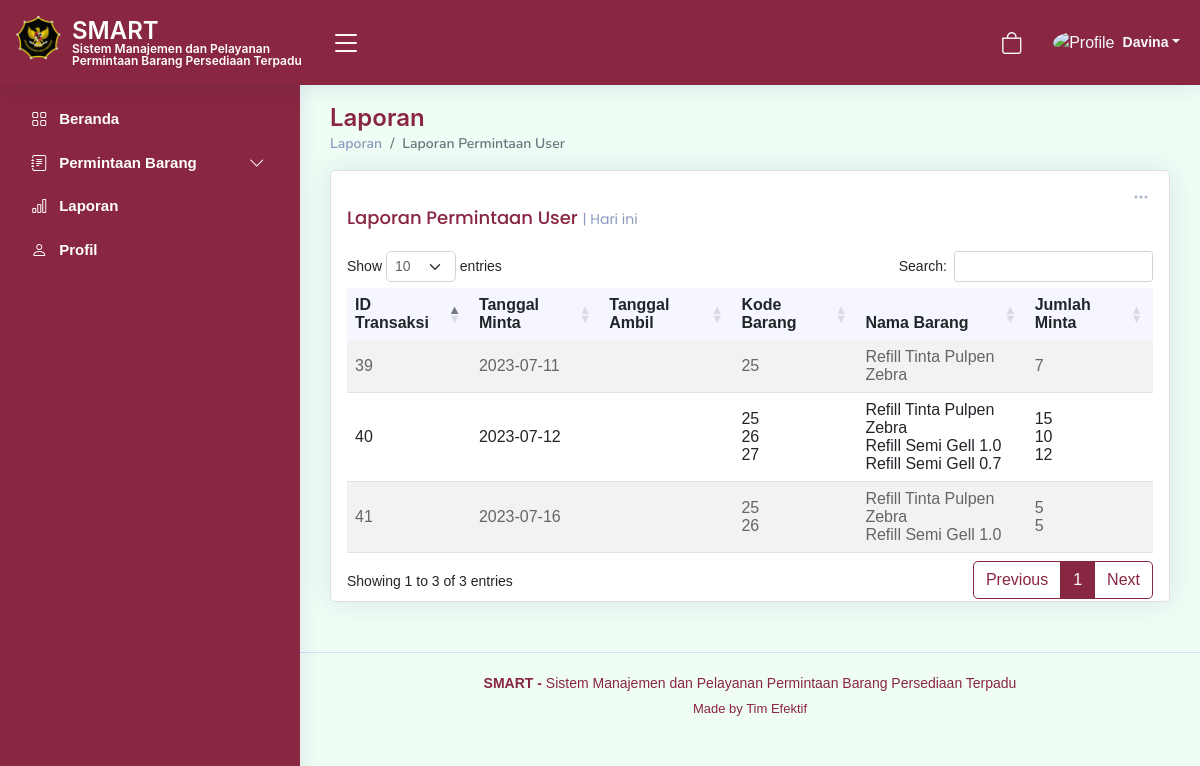
Screenshot of /laporan.php (signed in) with the database file from the repository.
### tables this page shows
CREATE TABLE `tb_order` (
  `id_transaksi` int(11) NOT NULL,
  `id_user` int(11) NOT NULL,
  `tgl_minta` date NOT NULL,
  `tgl_siap` date DEFAULT NULL,
  `status` varchar(50) NOT NULL DEFAULT 'Menunggu',
  `tgl_ambil` date DEFAULT NULL
);

### laporan.php (the view, shortened to what this page needs)
<?php
$nama_lengkap = $_SESSION['nama_lengkap'];
?>
<!DOCTYPE html>
<html lang="en">
<head>
  <link href="assets/vendor/bootstrap/css/bootstrap.min.css" rel="stylesheet">
  <link href="assets/vendor/bootstrap-icons/bootstrap-icons.css" rel="stylesheet">
  <link href="assets/vendor/boxicons/css/boxicons.min.css" rel="stylesheet">
  <link href="assets/vendor/quill/quill.snow.css" rel="stylesheet">
  <link href="assets/vendor/quill/quill.bubble.css" rel="stylesheet">
  <link href="assets/vendor/remixicon/remixicon.css" rel="stylesheet">
  <link href="assets/vendor/simple-datatables/style.css" rel="stylesheet">
  <link rel="stylesheet" href="https://cdnjs.cloudflare.com/ajax/libs/twitter-bootstrap/5.2.0/css/bootstrap.min.css">
  <link rel="stylesheet" href="https://cdn.datatables.net/1.13.4/css/dataTables.bootstrap5.min.css">
  <link href="https://cdnjs.cloudflare.com/ajax/libs/font-awesome/5.10.0/css/all.min.css" rel="stylesheet">
  <link href="https://cdn.jsdelivr.net/npm/bootstrap-icons@1.4.1/font/bootstrap-icons.css" rel="stylesheet">
  <link href="assets/css/style.css" rel="stylesheet">
  <link href="assets/css/bootstrap.min.css" rel="stylesheet">
</head>
<body>
  <header id="header" class="header fixed-top d-flex align-items-center">
    <div class="d-flex align-items-center justify-content-between">
      <a href="index.html" class="logo d-flex align-items-center">
        <img src="assets/img/logo2.png" alt="">
        <span class="htsimpan">SMART<br>
          <tb class="tbsmart">Sistem Manajemen dan Pelayanan Permintaan Barang Persediaan Terpadu</tb>
        </span>
      </a>
      <i class="bi bi-list toggle-sidebar-btn"></i>
    </div>
    <nav class="header-nav ms-auto">
      <ul class="d-flex align-items-center">
        <li class="nav-item dropdown">
          <a class="nav-link nav-icon" href="permintaanBarang.php">
            <i class="bi bi-bag"></i>
          </a>
        </li>
        <li class="nav-item dropdown pe-3">
          <a class="nav-link nav-profile d-flex align-items-center pe-0" href="#" data-bs-toggle="dropdown">
            <img src="assets/img/profile-img.jpg" alt="Profile" class="rounded-circle">
            <span class="d-none d-md-block dropdown-toggle ps-2"><?php echo $nama_lengkap; ?></span> </a>
        </li>
      </ul>
    </nav>
  </header>
  <aside id="sidebar" class="sidebar">
    <ul class="sidebar-nav" id="sidebar-nav">
      <li class="nav-item">
        <a class="nav-link " href="indexUser.php">
          <i class="bi bi-grid"></i>
          <span>Beranda</span>
        </a>
      </li>
      <li class="nav-item">
        <a class="nav-link collapsed" data-bs-target="#tables-nav" data-bs-toggle="collapse" href="#">
          <i class="bi bi-journal-text"></i><span></span>Permintaan Barang</span><i class="bi bi-chevron-down ms-auto"></i>
        </a>
      </li>
      <li class="nav-item">
        <a class="nav-link collapsed" href="laporan.php">
          <i class="bi bi-bar-chart"></i>
          <span>Laporan</span>
        </a>
      </li>
      <li class="nav-item">
        <a class="nav-link collapsed" href="profilUser.php">
          <i class="bi bi-person"></i>
          <span>Profil</span>
        </a>
      </li>
    </ul>
  </aside>
  <main id="main" class="main">
    <div class="pagetitle">
      <h1>Laporan</h1>
      <nav>
        <ol class="breadcrumb">
          <li class="breadcrumb-item"><a href="index.html">Laporan</a></li>
          <li class="breadcrumb-item active">Laporan Permintaan User</li>
        </ol>
      </nav>
    </div>
    <section class="section dashboard">
      <div class="row">
        <class="col-lg-8">
          <div class="row">
            <div class="col-12">
              <div class="card top-selling overflow-auto">
                <div class="filter">
                  <a class="icon" href="#" data-bs-toggle="dropdown"><i class="bi bi-three-dots"></i></a>
                </div>
                <div class="card-body pb-0">
                  <h5 class="card-title">Laporan Permintaan User <span>| Hari ini</span></h5>
                  <?php
                  $con = db_connect();
                  ?>
                  <table id="example" class="table table-striped" style="width:100%">
                    <thead>
                      <tr>
                        <th>ID Transaksi</th>
                        <th>Tanggal Minta</th>
                        <th>Tanggal Ambil</th>
                        <th>Kode Barang</th>
                        <th>Nama Barang</th>
                        <th>Jumlah Minta</th>
                      </tr>
                    </thead>
                    <tbody>
                      <?php
                      $query = "SELECT tb_order.id_transaksi, tb_order.tgl_minta, tb_order.tgl_ambil, tb_user.nama_lengkap,
                              GROUP_CONCAT(tb_barang.kode_barang SEPARATOR '<br>') AS kode_barang,
                              GROUP_CONCAT(tb_barang.nama SEPARATOR '<br>') AS nama_barang,
                              GROUP_CONCAT(tb_order_detail.jumlah_minta SEPARATOR '<br>') AS jumlah_minta
                              FROM tb_order
                              JOIN tb_order_detail ON tb_order.id_transaksi = tb_order_detail.id_transaksi
                              JOIN tb_barang ON tb_order_detail.id_barang = tb_barang.id_barang
                              JOIN tb_user ON tb_order.id_user = tb_user.id_user
                              GROUP BY tb_order.id_transaksi, tb_user.nama_lengkap";
                      $result = mysqli_query($con, $query);
                      while ($row = mysqli_fetch_assoc($result)) {
                        echo "<tr>";
                        echo "<td>" . $row['id_transaksi'] . "</td>";
                        echo "<td>" . $row['tgl_minta'] . "</td>";
                        echo "<td>" . $row['tgl_ambil'] . "</td>";
                        echo "<td>" . $row['kode_barang'] . "</td>";
                        echo "<td>" . $row['nama_barang'] . "</td>";
                        echo "<td>" . $row['jumlah_minta'] . "</td>";
                        echo "</tr>";
                      }
                      ?>
                    </tbody>
                  </table>
                </div>
              </div>
            </div>
          </div>
      </div>
    </section>
  </main>
  <footer id="footer" class="footer">
    <div class="copyright">
      <strong> SMART - </strong> <span>Sistem Manajemen dan Pelayanan Permintaan Barang Persediaan Terpadu</span>
    </div>
    <div class="credits">
      Made by <a>Tim Efektif</a>
    </div>
  </footer>
</body>
</html>

### assets/css/style.css (style rules this page uses)
:root { scroll-behavior: smooth; }
body { font-family: "Open Sans", sans-serif; background: #f6f9ff; color: #444444; }
a { color: #892641; text-decoration: none; }
h1, h2, h3, h4, h5, h6 { font-family: "Nunito", sans-serif; }
#main { margin-top: 60px; padding: 20px 30px; transition: all 0.3s; }
.pagetitle { margin-bottom: 10px; }
.pagetitle h1 { font-size: 24px; margin-bottom: 0; font-weight: 600; color: #892641; }
.card { margin-bottom: 30px; border: none; border-radius: 5px; box-shadow: 0px 0 30px rgba(1, 41, 112, 0.1); }
.card-title { padding: 20px 0 15px 0; font-size: 18px; font-weight: 500; color: #892641; font-family: "Poppins", sans-serif; }
.card-title span { color: #899bbd; font-size: 14px; font-weight: 400; }
.card-body { padding: 0 20px 20px 20px; }
.breadcrumb { font-size: 14px; font-family: "Nunito", sans-serif; color: #899bbd; font-weight: 600; }
.breadcrumb a { color: #899bbd; transition: 0.3s; }
.breadcrumb .breadcrumb-item::before { color: #899bbd; }
.breadcrumb .active { color: #892641; font-weight: 600; }
.logo { line-height: 1; }
@media (min-width: 1200px) { .logo { width: 300px; } }
.logo img { position: relative; top: -5px; left: -4px; max-height: 45px; margin-right: 7px; }
.logo span { font-size: 24px; font-weight: 600; color: #fff; font-family: "Inter", sans-serif; }
.header { transition: all 0.5s; z-index: 997; height: 85px; box-shadow: 0px 2px 20px rgba(1, 41, 112, 0.1); background-color: #fff; padding-left: 20px; }
.header .toggle-sidebar-btn { font-size: 32px; padding-left: 10px; cursor: pointer; color: #fff; }
.header-nav ul { list-style: none; }
.header-nav > ul { margin: 0; padding: 0; }
.header-nav .nav-link { color: #fff; transition: 0.3; background: #892641; border-radius: 4px; }
.header-nav .nav-icon { font-size: 22px; color: #f6f9ff; margin-right: 24px; position: relative; }
.header-nav .nav-profile { color: #f6f9ff; }
.header-nav .nav-profile img { max-height: 36px; }
.header-nav .nav-profile span { font-size: 14px; font-weight: 600; }
.header-nav .dropdown-toggle { padding-right: 4px; }
.sidebar { position: fixed; top: 80px; left: 0; bottom: 0; width: 300px; z-index: 996; transition: all 0.3s; padding: 20px; overflow-y: auto; scrollbar-width: thin; scrollbar-color: #aab7cf transparent; box-shadow: 0px 0px 20px rgba(1, 41, 112, 0.1); background-color: #fff; }
@media (min-width: 1200px) { #main, #footer { margin-left: 300px; } }
.sidebar-nav { padding: 0; margin: 0; list-style: none; }
.sidebar-nav li { padding: 0; margin: 0; list-style: none; }
.sidebar-nav .nav-item { margin-bottom: 5px; }
.sidebar-nav .nav-link { display: flex; align-items: center; font-size: 15px; font-weight: 600; color: #fff; transition: 0.3; background: #892641; padding: 10px 15px; border-radius: 4px; }
.sidebar-nav .nav-link i { font-size: 16px; color: #fff; padding: 0 12px 0 8px; }
.sidebar-nav .nav-link.collapsed { color: #fff; background: #892641; }
.sidebar-nav .nav-link.collapsed i { color: #fff; }
.sidebar-nav .nav-link .bi-chevron-down { margin-right: 0; transition: transform 0.2s ease-in-out; }
.dashboard .filter { position: absolute; right: 0px; top: 15px; }
.dashboard .filter .icon { color: #aab7cf; padding-right: 20px; padding-bottom: 5px; transition: 0.3s; font-size: 16px; }
.dashboard .top-selling { font-size: 14px; }
.dashboard .top-selling .table thead { background: #f6f6fe; }
.dashboard .top-selling .table thead th { border: 0; }
.dashboard .top-selling .table tbody td { vertical-align: middle; }
.footer { padding: 20px 0; font-size: 14px; transition: all 0.3s; border-top: 1px solid #cddfff; }
.footer .copyright { text-align: center; color: #892641; }
.footer .credits { padding-top: 5px; text-align: center; font-size: 13px; color: #892641; }

### laporan.php (style rules this page uses)
.header { background-color: #892641; }
.sidebar { background-color: #892641; top: 10%; }
.tbsmart { font-size: 12px; margin-bottom: 0; font-weight: 600; color: #ffffff; }

### rows the page displays
tb_order: id_transaksi "39", tgl_minta "2023-07-11", kode_barang "25", nama_barang "Refill Tinta Pulpen Zebra", jumlah_minta "7"
tb_order: id_transaksi "40", tgl_minta "2023-07-12", kode_barang "25 26 27", nama_barang "Refill Tinta Pulpen Zebra Refill Semi Gell 1.0 Refill Semi Gell 0.7", jumlah_minta "15 10 12"
tb_order: id_transaksi "41", tgl_minta "2023-07-16", kode_barang "25 26", nama_barang "Refill Tinta Pulpen Zebra Refill Semi Gell 1.0", jumlah_minta "5 5"

### other values shown
$nama_lengkap "Davina"
